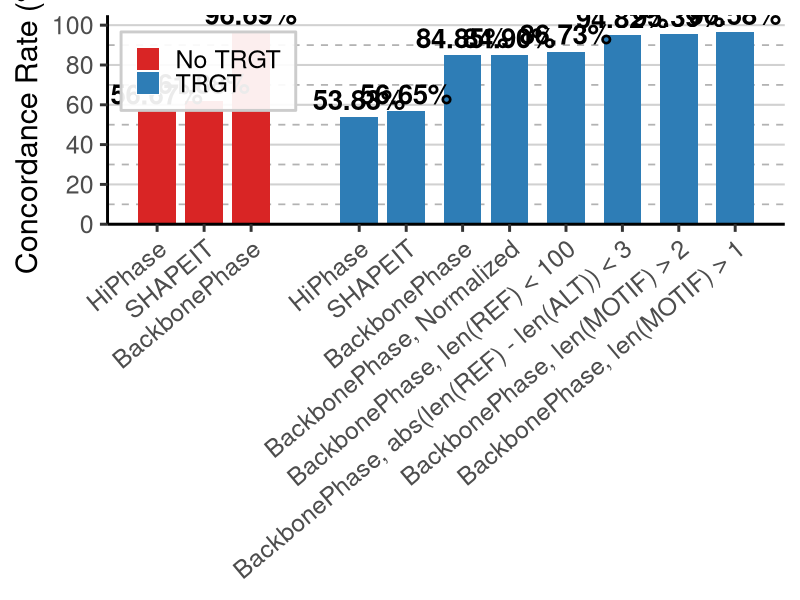

The R source for this figure:
library(ggplot2)

plot_data <- data.frame(
  label = c(
    "HiPhase",
    "SHAPEIT",
    "BackbonePhase",
    "HiPhase",
    "SHAPEIT",
    "BackbonePhase",
    "BackbonePhase, Normalized",
    "BackbonePhase, len(REF) < 100",
    "BackbonePhase, abs(len(REF) - len(ALT)) < 3",
    "BackbonePhase, len(MOTIF) > 2",
    "BackbonePhase, len(MOTIF) > 1"
  ),
  concordance = c(56.67, 61.88, 96.69, 53.83, 56.65, 84.85, 84.90, 86.73, 94.82, 95.39, 96.58),
  group = c(rep("No TRGT", 3), rep("TRGT", 8)),
  x = c(1, 2, 3, 5.3, 6.3, 7.5, 8.5, 9.7, 10.9, 12.1, 13.3)
)

p <- ggplot(plot_data, aes(x = x, y = concordance, fill = group)) +
  geom_hline(
    yintercept = c(20, 40, 60, 80, 100),
    color = "grey82",
    linewidth = 0.7
  ) +
  geom_hline(
    yintercept = c(10, 30, 50, 70, 90),
    color = "grey70",
    linetype = "dashed",
    linewidth = 0.6
  ) +
  geom_col(width = 0.8) +
  geom_text(
    aes(label = sprintf("%.2f%%", concordance)),
    vjust = -0.35,
    fontface = "bold",
    size = 7
  ) +
  scale_fill_manual(values = c("No TRGT" = "#d92525", "TRGT" = "#2e7db6")) +
  scale_x_continuous(breaks = plot_data$x, labels = plot_data$label) +
  scale_y_continuous(limits = c(0, 105), breaks = seq(0, 100, 20), expand = c(0, 0)) +
  labs(x = NULL, y = "Concordance Rate (%)", fill = NULL) +
  theme_classic(base_size = 22) +
  theme(
    legend.position = c(0.02, 0.92),
    legend.justification = c(0, 1),
    legend.background = element_rect(fill = grDevices::adjustcolor("white", alpha.f = 0.92), color = "grey80"),
    axis.text.x = element_text(angle = 40, hjust = 1, size = 18),
    axis.text.y = element_text(size = 18),
    axis.title.y = element_text(size = 22),
    legend.text = element_text(size = 18),
    panel.grid = element_blank()
  )

ggsave("/Users/xzhao/Downloads/plot.png", p, width = 16, height = 10, dpi = 150)
